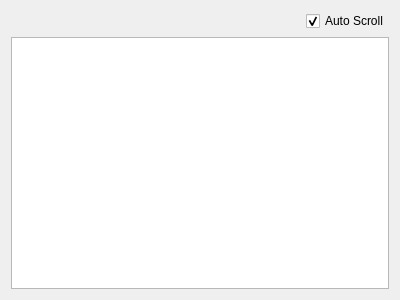
<?xml version="1.0" encoding="UTF-8"?>
<ui version="4.0">
 <class>LogFileWidget</class>
 <widget class="QWidget" name="LogFileWidget">
  <property name="geometry">
   <rect>
    <x>0</x>
    <y>0</y>
    <width>400</width>
    <height>300</height>
   </rect>
  </property>
  <property name="windowTitle">
   <string>Form</string>
  </property>
  <layout class="QVBoxLayout" name="verticalLayout">
   <item>
    <layout class="QHBoxLayout" name="horizontalLayout">
     <item>
      <spacer name="horizontalSpacer">
       <property name="orientation">
        <enum>Qt::Horizontal</enum>
       </property>
       <property name="sizeHint" stdset="0">
        <size>
         <width>40</width>
         <height>20</height>
        </size>
       </property>
      </spacer>
     </item>
     <item>
      <widget class="QCheckBox" name="autoScrollCheckBox">
       <property name="toolTip">
        <string>Automatically scroll log file when new content is available</string>
       </property>
       <property name="statusTip">
        <string>Automatically scroll log file when new content is available</string>
       </property>
       <property name="text">
        <string>Auto Scroll</string>
       </property>
       <property name="checked">
        <bool>true</bool>
       </property>
      </widget>
     </item>
    </layout>
   </item>
   <item>
    <widget class="QTextBrowser" name="textBrowser">
     <property name="acceptRichText">
      <bool>false</bool>
     </property>
     <property name="textInteractionFlags">
      <set>Qt::TextSelectableByMouse</set>
     </property>
     <property name="openLinks">
      <bool>false</bool>
     </property>
    </widget>
   </item>
  </layout>
 </widget>
 <resources/>
 <connections/>
</ui>
